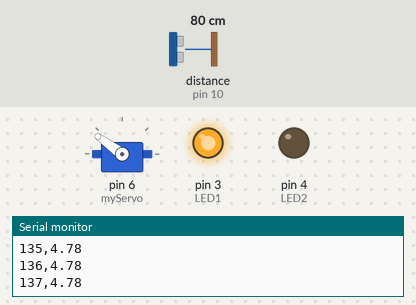
The sketch below on a simulated Arduino Uno, built with avr-gcc and run on an emulated ATmega328P. On the bench: servo, output pins drawn as LEDs (lit = HIGH), the last lines printed to the serial monitor. Wiring (inferred from the names in the program): ultrasonic range finder: trigger pin 11; echo pin 10. The inputs (shaded band) are chosen by the test bench; at power-on: distance to the obstacle (sensor on pin 10) 80 cm. The echo pulse lasts 58.3 µs per cm; pins used as bus, display or sensor lines are not drawn.

Above: at 1.2 s.
1.3 s: distance to the obstacle (sensor on pin 10) set to 2 cm
At 2.0 s:
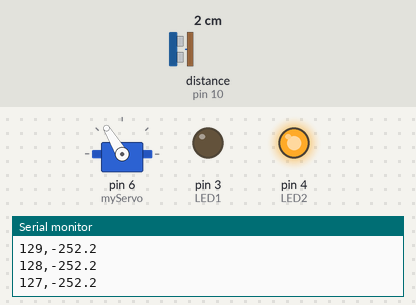
4.3 s: distance to the obstacle (sensor on pin 10) set to 250 cm
At 5.25 s:
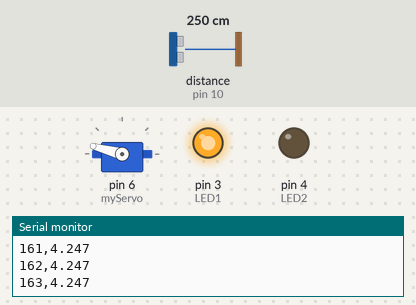
7.3 s: distance to the obstacle (sensor on pin 10) set to 4 cm
At 7.9 s:
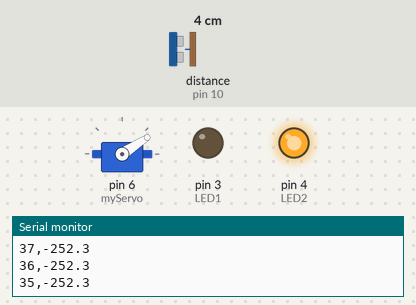
10.3 s: distance to the obstacle (sensor on pin 10) set to 299 cm
At 11.2 s:
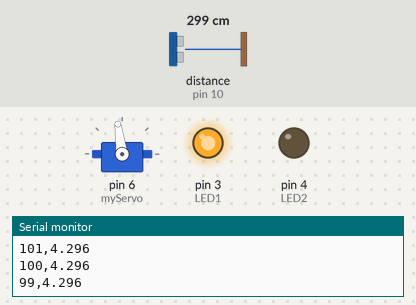
13.3 s: distance to the obstacle (sensor on pin 10) set to 9 cm
At 14.6 s:
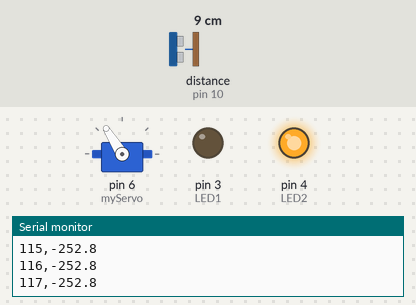
16.3 s: distance to the obstacle (sensor on pin 10) set to 60 cm
At 17.1 s:
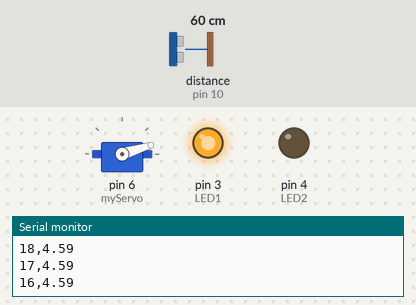
Timing chart, 0 to 20.3 s (numbered marks = the images above; inputs shaded):
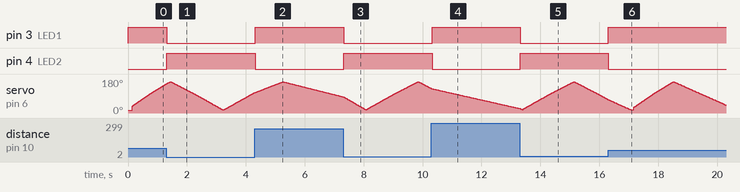

The sketch:

arduino.ino
```cpp
#include <Servo.h>
// Defines Tirg and Echo pins of the Ultrasonic Sensor
const int trigPin = 11;
const int echoPin = 10;
const int LED1 = 3;
const int LED2 = 4;
// Variables for the duration and the distance
long duration;
int distance;
Servo myServo; // Creates a servo object for controlling the servo motor
void setup() {
pinMode(trigPin, OUTPUT); // Sets the trigPin as an Output
pinMode(echoPin, INPUT);
pinMode(LED1 , OUTPUT);
pinMode(LED2 , OUTPUT);
Serial.begin(9600);
myServo.attach(6); // Defines on which pin is the servo motor attached
}
void loop() {
// rotates the servo motor from 15 to 165 degrees
for(int i=15;i<=165;i++){
myServo.write(i);
delay(1);

distance = calculateDistance();// Calls a function for calculating the distance measured by the Ultrasonic sensor for each degree
Serial.print(i); // Sends the current degree into the Serial Port
Serial.print(","); // Sends addition character right next to the previous value needed later in the Processing IDE for indexing
Serial.print(distance); // Sends the distance value into the Serial Port
Serial.print("."); // Sends addition character right next to the previous value needed later in the Processing IDE for indexing
}
// Repeats the previous lines from 165 to 15 degrees
for(int i=165;i>15;i--){
myServo.write(i);
delay(10);
distance = calculateDistance();
Serial.print(i);
Serial.print(",");
Serial.print(distance);
Serial.print(".");
}
}
// Function for calculating the distance measured by the Ultrasonic sensor

int calculateDistance(){
digitalWrite(trigPin, LOW); delayMicroseconds(2);
// Sets the trigPin on HIGH state for 10 micro seconds
digitalWrite(trigPin, HIGH);
delayMicroseconds(10);
digitalWrite(trigPin, LOW);
duration = pulseIn(echoPin, HIGH); // Reads the echoPin, returns the sound wave travel time in microseconds
distance= duration*0.034/2;
Serial.println(distance);
if ( distance>= 50 ) {
digitalWrite(LED1, HIGH); }
else
{
digitalWrite(LED1, LOW);
}
if ( distance<50 )
{
digitalWrite(LED2, HIGH);
} else{
digitalWrite(LED2, LOW);
}
}
```

Measured:
- after the input at 1.3 s, pin 3 (LED1): HIGH → LOW at once; pin 4 (LED2): LOW → HIGH at once
- after the input at 4.3 s, pin 3 (LED1): LOW → HIGH at once; pin 4 (LED2): HIGH → LOW at once
- after the input at 7.3 s, pin 3 (LED1): HIGH → LOW at once; pin 4 (LED2): LOW → HIGH at once
- after the input at 10.3 s, pin 3 (LED1): LOW → HIGH at once; pin 4 (LED2): HIGH → LOW at once
- after the input at 13.3 s, pin 3 (LED1): HIGH → LOW at once; pin 4 (LED2): LOW → HIGH at once
- after the input at 16.3 s, pin 3 (LED1): LOW → HIGH at once; pin 4 (LED2): HIGH → LOW at once
